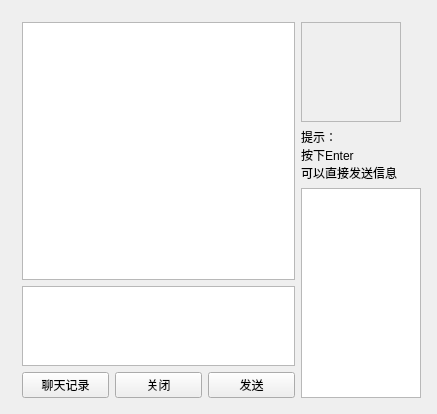
<?xml version="1.0" encoding="UTF-8"?>
<ui version="4.0">
 <class>ChatWindow</class>
 <widget class="QWidget" name="ChatWindow">
  <property name="geometry">
   <rect>
    <x>0</x>
    <y>0</y>
    <width>437</width>
    <height>414</height>
   </rect>
  </property>
  <property name="windowTitle">
   <string>Form</string>
  </property>
  <widget class="QWidget" name="layoutWidget">
   <property name="geometry">
    <rect>
     <x>22</x>
     <y>22</y>
     <width>399</width>
     <height>376</height>
    </rect>
   </property>
   <layout class="QGridLayout" name="gridLayout_4">
    <item row="0" column="0">
     <layout class="QGridLayout" name="gridLayout_3">
      <item row="0" column="0">
       <widget class="QTextEdit" name="outputTextEdit">
        <property name="sizePolicy">
         <sizepolicy hsizetype="Expanding" vsizetype="Expanding">
          <horstretch>100</horstretch>
          <verstretch>80</verstretch>
         </sizepolicy>
        </property>
        <property name="minimumSize">
         <size>
          <width>0</width>
          <height>0</height>
         </size>
        </property>
       </widget>
      </item>
      <item row="1" column="0">
       <widget class="QTextEdit" name="inputTextEdit">
        <property name="sizePolicy">
         <sizepolicy hsizetype="Expanding" vsizetype="Expanding">
          <horstretch>100</horstretch>
          <verstretch>20</verstretch>
         </sizepolicy>
        </property>
        <property name="minimumSize">
         <size>
          <width>0</width>
          <height>80</height>
         </size>
        </property>
        <property name="maximumSize">
         <size>
          <width>16777215</width>
          <height>80</height>
         </size>
        </property>
       </widget>
      </item>
     </layout>
    </item>
    <item row="0" column="1" rowspan="2">
     <layout class="QGridLayout" name="gridLayout_2">
      <item row="0" column="0">
       <widget class="QFrame" name="iconFrame">
        <property name="minimumSize">
         <size>
          <width>100</width>
          <height>100</height>
         </size>
        </property>
        <property name="maximumSize">
         <size>
          <width>100</width>
          <height>100</height>
         </size>
        </property>
        <property name="frameShape">
         <enum>QFrame::StyledPanel</enum>
        </property>
        <property name="frameShadow">
         <enum>QFrame::Raised</enum>
        </property>
       </widget>
      </item>
      <item row="1" column="0">
       <widget class="QLabel" name="label">
        <property name="text">
         <string>提示：
按下Enter
可以直接发送信息</string>
        </property>
       </widget>
      </item>
      <item row="2" column="0">
       <widget class="QTextEdit" name="aboutTextEdit">
        <property name="sizePolicy">
         <sizepolicy hsizetype="Maximum" vsizetype="Maximum">
          <horstretch>0</horstretch>
          <verstretch>100</verstretch>
         </sizepolicy>
        </property>
        <property name="minimumSize">
         <size>
          <width>120</width>
          <height>200</height>
         </size>
        </property>
        <property name="maximumSize">
         <size>
          <width>120</width>
          <height>1000</height>
         </size>
        </property>
       </widget>
      </item>
     </layout>
    </item>
    <item row="1" column="0">
     <layout class="QGridLayout" name="gridLayout">
      <item row="0" column="0">
       <widget class="QPushButton" name="recordPushButton">
        <property name="text">
         <string>聊天记录</string>
        </property>
       </widget>
      </item>
      <item row="0" column="1">
       <widget class="QPushButton" name="closePushButton">
        <property name="text">
         <string>关闭</string>
        </property>
       </widget>
      </item>
      <item row="0" column="2">
       <widget class="QPushButton" name="sendPushButton">
        <property name="text">
         <string>发送</string>
        </property>
       </widget>
      </item>
     </layout>
    </item>
   </layout>
  </widget>
 </widget>
 <resources/>
 <connections/>
</ui>
